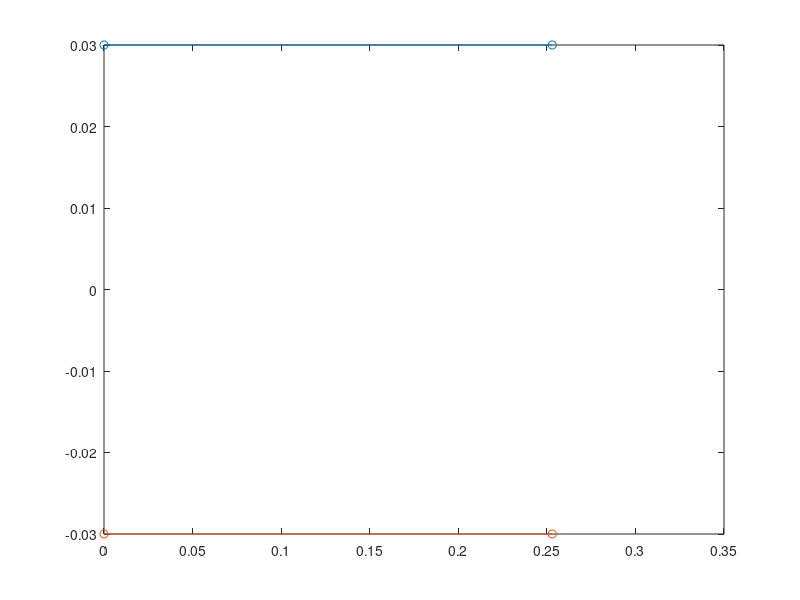

MATLAB code for this plot: (Note: this script raises an error after producing the figure.)
%% Approche Modale - Système à 5 modes

close all;
clear;
clear textprogressbar;

%% Constants
R0 = 3e-2;
R1 = 3e-2;
l = 0.253030303030303;

N_sub_perce = 2;
Pabsc = linspace(0, l, N_sub_perce);
Prayon = R0 * (l - Pabsc)/l + R1 * Pabsc/l; 

rho0 = 1.225;
c = 340;

figure;
plot(Pabsc, Prayon, "-o");
hold on;
plot(Pabsc, -Prayon, "-o");


%% Impédance entrée

freq_th = linspace(1, 4000, 5000);
Z_th = zeros(1, 5000);

for i = 1:length(freq_th)
    f = freq_th(i);
    Z_th(i) = impedance_ramenee(f, Pabsc, Prayon, false);
end

S_out = pi * R1^2;
Z_th = Z_th * S_out/(rho0*c);

figure;
subplot(2,1,1);
plot(freq_th, abs(Z_th));
xlabel('Fréquence (Hz)');
ylabel('Impédance adimensionnée');
title("Impédance d'entrée");
grid on;

subplot(2,1,2); 
plot(freq_th, angle(Z_th));
xlabel('Fréquence (Hz)');
ylabel('Phase');
grid on;

%% Recherche frequences de resonnance
Fs = 8000;

[height_peaks_th, index_peaks_th] = findpeaks(abs(Z_th));
frq_peaks_th = index_peaks_th * (Fs/2)/length(Z_th);

figure;
plot(freq_th, abs(Z_th));
hold on;
scatter(frq_peaks_th, abs(Z_th(index_peaks_th)));
xlabel('Fréquence (Hz)');
ylabel('Impédance adimensionnée');
title("Fréquences de résonnance");
grid on;


%% Calcul des fréquences et facteurs de qualite

list_frq = zeros(1,5);
list_Q = zeros(1,5);

alpha = 1.044;
mu = 1.708e-5;


for i = 1:5
    frq_th = frq_peaks_th(i);
    list_frq(i) = frq_th;
    gamma_n = (2*i-1)*pi/2;
    k_n = gamma_n / l;
    list_Q(i) = 1/((2*alpha)/R0 * sqrt(mu*l/(rho0*gamma_n*c)) + 0.5 * (k_n*R0)^2/gamma_n);
end
    
%%
figure
plot(freq_th, abs(Z_th))
for i = 1:length(list_frq)
    f = list_frq(i);
    if f > 0
        hold on;
        plot([f,f], [0,60], '--g');
    end
end
title("Fréquences choisies");


%% Attribution frq / Q
list_F = ones(1,12) * (2*c/0.5); % facteurs modaux

res = zeros(5, 3);
for j = 1:5
    res(j,1) = 2*pi*list_frq(j);
    res(j,2) = list_Q(j);
    res(j,3) = list_F(j);
end



%% Modélisation excitateur
gamma = 0.35;
zeta = 0.4;

t_end = 2;
Fs = 44100;

[t, X] = simulate_5modes_constant(gamma, zeta, res, t_end, Fs);
final_pressure = X(:,1) + X(:,3) + X(:,5) + X(:,7) + X(:,9);


figure;
plot(t, final_pressure);
xlabel('t');
ylabel('$\sum p(t)$', 'Interpreter', 'latex');
title('Simulation 5 modes');

figure;
specgram(final_pressure, 2048, Fs);

plot_spectrum(final_pressure, Fs);
%% Audio Output
filename = "sys5_modes_simu.wav";
audiowrite(filename, final_pressure, Fs);

%% Audio Play
soundsc(final_pressure, Fs);








